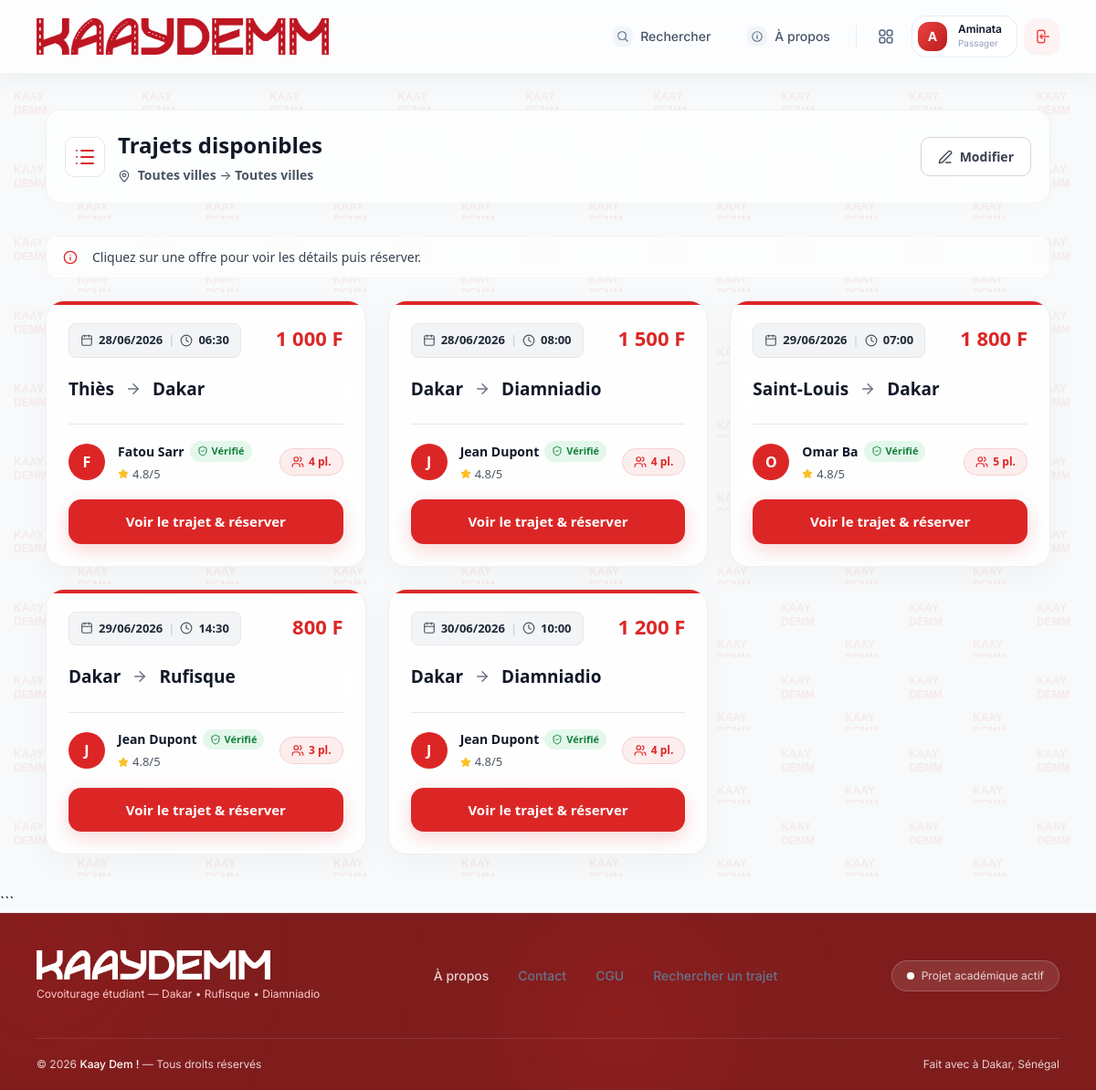
Page /public/trajets/resultats (signed in) on the committed database.
### tables this page shows
CREATE TABLE trajets (
    id INT AUTO_INCREMENT PRIMARY KEY,
    conducteur_id INT NOT NULL,
    vehicule_id INT NOT NULL,
    ville_depart VARCHAR(100) NOT NULL,
    point_depart VARCHAR(150) NULL,
    ville_arrivee VARCHAR(100) NOT NULL,
    point_arrivee VARCHAR(150) NULL,
    date_trajet DATE NOT NULL,
    heure_depart TIME NOT NULL,
    prix_par_place DECIMAL(10, 2) NOT NULL,
    places_disponibles INT NOT NULL,
    places_totales INT NOT NULL,
    description TEXT NULL,
    climatisation BOOLEAN DEFAULT FALSE,
    musique BOOLEAN DEFAULT TRUE,
    fumeur BOOLEAN DEFAULT FALSE,
    statut ENUM('planifie', 'en_cours', 'termine', 'annule') DEFAULT 'planifie',
    date_creation DATETIME DEFAULT CURRENT_TIMESTAMP,
    FOREIGN KEY (conducteur_id) REFERENCES utilisateurs(id) ON DELETE CASCADE,
    FOREIGN KEY (vehicule_id) REFERENCES vehicules(id) ON DELETE RESTRICT
);

CREATE TABLE utilisateurs (
    id INT AUTO_INCREMENT PRIMARY KEY,
    nom VARCHAR(100) NOT NULL,
    prenom VARCHAR(100) NOT NULL,
    email VARCHAR(150) NOT NULL UNIQUE,
    telephone VARCHAR(20) NOT NULL,
    mot_de_passe VARCHAR(255) NOT NULL,
    photo_profil VARCHAR(255) DEFAULT 'default-avatar.png',
    role ENUM('passager', 'conducteur', 'admin') DEFAULT 'passager',
    est_conducteur_valide BOOLEAN DEFAULT FALSE,
    date_inscription DATETIME DEFAULT CURRENT_TIMESTAMP,
    statut ENUM('actif', 'suspendu') DEFAULT 'actif'
);

### app/views/trajets/resultats.php (the view, shortened to what the rows shown need)
<div style="
    min-height: 100vh;
    padding: 40px 20px;
    box-sizing: border-box;
    background-color: #f7f9fa;
    background-repeat: repeat;
    font-family: system-ui, -apple-system, sans-serif;
">
    <div style="max-width: 1100px; margin: 0 auto;">
        <div class="page-header" style="display: flex; justify-content: space-between; align-items: center; margin-bottom: 35px; background: rgba(255,255,255,0.75); padding: 20px; border-radius: 16px; backdrop-filter: blur(8px); -webkit-backdrop-filter: blur(8px); border: 1px solid rgba(229,231,235,0.5); box-shadow: 0 4px 20px rgba(0,0,0,0.01);">
            <div class="page-title-group" style="display: flex; align-items: center; gap: 14px;">
                <div class="page-title-icon" style="background: white; border: 1px solid #e5e7eb; border-radius: 10px; width: 44px; height: 44px; display: flex; align-items: center; justify-content: center;">
                    <i data-lucide="list" width="24" height="24" style="color: #dc2626;"></i>
                </div>
                <div>
                    <h1 style="margin: 0; font-size: 24px; font-weight: 800; color: #111827;">Trajets disponibles</h1>
                    <p style="margin: 4px 0 0 0; color: #4b5563; font-size: 14px;">
                        <i data-lucide="map-pin" width="14" height="14" style="display:inline; margin-right:4px; vertical-align: middle;"></i>
                        <strong><?= htmlspecialchars($depart ?: 'Toutes villes') ?></strong> →
                        <strong><?= htmlspecialchars($arrivee ?: 'Toutes villes') ?></strong>
                    </p>
                </div>
            </div>
            <a href="<?= BASE_URL ?>trajets/recherche" class="btn btn-outline" style="display: inline-flex; align-items: center; gap: 8px; text-decoration: none; color: #374151; background: white; border: 1px solid #d1d5db; padding: 10px 18px; border-radius: 10px; font-weight: 600; font-size: 14px;">
                <i data-lucide="edit-3" width="16" height="16"></i> Modifier
            </a>
        </div>
        <?php if(empty($trajets)): ?>
            <div class="glass-panel" style="text-align: center; padding: 60px 20px; border-radius: 24px; background: rgba(255, 255, 255, 0.85); backdrop-filter: blur(12px); -webkit-backdrop-filter: blur(12px); border: 1px solid rgba(229,231,235,0.6); box-shadow: 0 10px 30px rgba(0,0,0,0.02);">
                <div style="width: 80px; height: 80px; background: #fee2e2; color: #dc2626; border-radius: 24px; display: flex; align-items: center; justify-content: center; margin: 0 auto 24px; transform: rotate(10deg);">
                    <i data-lucide="frown" width="40" height="40"></i>
                </div>
                <h3 style="font-size: 24px; margin: 0 0 8px 0; font-weight: 700; color: #111827;">Aucun trajet trouvé</h3>
                <p style="color: #4b5563; margin-bottom: 24px; font-size: 15px;">Désolé, nous n'avons trouvé aucun trajet correspondant à vos critères pour le moment.</p>
                <a href="<?= BASE_URL ?>trajets/recherche" class="btn btn-primary" style="display: inline-flex; align-items: center; gap: 8px; text-decoration: none; background: #dc2626; color: white; padding: 12px 24px; border-radius: 12px; font-weight: 700; box-shadow: 0 4px 14px rgba(220,38,38,0.3);">
                    <i data-lucide="search" width="18" height="18"></i> Nouvelle recherche
                </a>
            </div>
        <?php else: ?>
            <div style="margin-bottom: 24px; color: #374151; font-size: 14px; display: flex; flex-wrap: wrap; gap: 16px; align-items: center; background: rgba(255,255,255,0.65); padding: 12px 18px; border-radius: 12px; backdrop-filter: blur(6px); border: 1px solid rgba(229,231,235,0.4);">
                <i data-lucide="info" width="16" height="16" style="color: #dc2626;"></i>
                Cliquez sur une offre pour voir les détails puis réserver.
            </div>
            <div style="display: grid; grid-template-columns: repeat(auto-fill, minmax(320px, 1fr)); gap: 24px;">
                <?php foreach($trajets as $trajet): ?>
                    <div class="glass-panel" style="padding: 24px; display: flex; flex-direction: column; cursor: pointer; position: relative; overflow: hidden; border-radius: 20px; background: rgba(255, 255, 255, 0.85); backdrop-filter: blur(14px); -webkit-backdrop-filter: blur(14px); border: 1px solid rgba(229,231,235,0.6); box-shadow: 0 10px 30px rgba(0,0,0,0.03); transition: transform 0.2s ease, box-shadow 0.2s ease;" onclick="window.location='<?= BASE_URL ?>trajets/detail/<?= $trajet->id ?>'" onmouseover="this.style.transform='translateY(-4px)'; this.style.boxShadow='0 15px 35px rgba(0,0,0,0.06)';" onmouseout="this.style.transform='translateY(0)'; this.style.boxShadow='0 10px 30px rgba(0,0,0,0.03)';">
                        <div style="position: absolute; top: 0; left: 0; right: 0; height: 4px; background: #dc2626;"></div>
                        <div style="display: flex; justify-content: space-between; align-items: flex-start; margin-bottom: 20px;">
                            <div style="background: #f3f4f6; padding: 8px 12px; border-radius: 8px; font-weight: 600; font-size: 13px; color: #1f2937; display: flex; align-items: center; gap: 6px; border: 1px solid #e5e7eb;">
                                <i data-lucide="calendar" width="14" height="14" style="color:#4b5563;"></i> <?= date('d/m/Y', strtotime($trajet->date_trajet)) ?>
                                <span style="color:#d1d5db;">|</span>
                                <i data-lucide="clock" width="14" height="14" style="color:#4b5563;"></i> <?= substr($trajet->heure_depart, 0, 5) ?>
                            </div>
                            <div style="font-weight: 800; font-size: 22px; color: #dc2626;">
                                <?= number_format($trajet->prix_par_place, 0, ',', ' ') ?> F
                            </div>
                        </div>
                        <div style="font-weight: 700; font-size: 19px; margin-bottom: 24px; color: #111827; display: flex; align-items: center; gap: 12px;">
                            <?= htmlspecialchars($trajet->ville_depart) ?>
                            <i data-lucide="arrow-right" style="color:#6b7280;" width="18" height="18"></i>
                            <?= htmlspecialchars($trajet->ville_arrivee) ?>
                        </div>
                        <div style="display: flex; align-items: center; gap: 14px; margin-top: auto; padding-top: 18px; border-top: 1px solid #e5e7eb;">
                            <div style="width:40px; height:40px; font-size: 16px; background: #dc2626; color: white; border-radius: 50%; display: flex; align-items: center; justify-content: center; font-weight: 700;">
                                <?= strtoupper(substr($trajet->conducteur_prenom, 0, 1)) ?>
                            </div>
                            <div style="flex: 1;">
                                <div style="font-weight: 700; font-size: 14px; color: #111827; display:flex; align-items:center; gap:6px; flex-wrap:wrap;">
                                    <?= htmlspecialchars($trajet->conducteur_prenom . ' ' . $trajet->conducteur_nom) ?>
                                    <span style="display:inline-flex; align-items:center; gap:4px; font-size: 11px; font-weight: 700; padding: 3px 8px; border-radius: 999px; background: rgba(34,197,94,0.12); color: #15803d;">
                                        <i data-lucide="shield-check" width="12" height="12"></i> Vérifié
                                    </span>
                                </div>
                                <div style="font-size: 13px; color: #4b5563; display:flex; align-items:center; gap:4px; margin-top: 4px;">
                                    <i data-lucide="star" width="12" height="12" style="color:#fbbf24; fill:#fbbf24;"></i> 4.8/5
                                </div>
                            </div>
                            <div style="background: rgba(220,38,38,0.08); color: #dc2626; font-size: 12px; font-weight: 700; padding: 5px 12px; border-radius: 50px; display:flex; align-items:center; gap:5px; border: 1px solid rgba(220,38,38,0.15);">
                                <i data-lucide="users" width="14" height="14"></i> <?= $trajet->places_disponibles ?> pl.
                            </div>
                        </div>
                        <button type="button"
                            style="margin-top: 18px; width: 100%; border: 0; border-radius: 14px; background: #dc2626; color: white; padding: 13px 14px; font-weight: 700; font-size: 15px; cursor: pointer; box-shadow: 0 6px 20px rgba(220, 38, 38, 0.2); transition: background 0.2s;"
                            onmouseover="this.style.background='#b91c1c'"
                            onmouseout="this.style.background='#dc2626'"
                            onclick="event.stopPropagation(); window.location='<?= BASE_URL ?>trajets/detail/<?= $trajet->id ?>'">
                            Voir le trajet & réserver
                        </button>
                    </div>
                <?php endforeach; ?>
            </div>
        <?php endif; ?>
    </div>
</div>
```

### app/core/Router.php (shortened to what the rows shown need)
<?php
class Router {
    protected $routes = [];
    public function add($method, $uri, $controller, $action) {
        $uriPattern = preg_replace('/\{([a-zA-Z0-9_]+)\}/', '(?P<\1>[a-zA-Z0-9_-]+)', $uri);
        $uriPattern = '#^' . $uriPattern . '$#';
        $this->routes[] = [
            'method' => strtoupper($method),
            'uri' => $uri,
            'pattern' => $uriPattern,
            'controller' => $controller,
            'action' => $action
        ];
    }
    public function dispatch($uri, $method) {
        if (!empty($_GET['url'])) {
            $uri = '/' . trim($_GET['url'], '/');
        } else {
            $uri = parse_url($uri, PHP_URL_PATH);
        }
        $uri = '/' . trim($uri, '/');
        $uri = $uri === '/' ? '/' : $uri;
        foreach ($this->routes as $route) {
            if ($route['method'] === $method && preg_match($route['pattern'], $uri, $matches)) {
                $action = $route['action'];
                $controller = new $controllerClass();
                $params = [];
                call_user_func_array([$controller, $action], $params);
                return;
            }
        }
    }
}

### rows in the picture
trajets: date_trajet "28/06/2026", heure_depart "06:30", prix_par_place "1 000", ville_depart "Thiès", ville_arrivee "Dakar", conducteur.prenom "F", conducteur.nom "Fatou Sarr", places_disponibles "4"
trajets: date_trajet "28/06/2026", heure_depart "08:00", prix_par_place "1 500", ville_depart "Dakar", ville_arrivee "Diamniadio", conducteur.prenom "J", conducteur.nom "Jean Dupont", places_disponibles "4", $trajet->id 1 (drawn)
trajets: date_trajet "29/06/2026", heure_depart "07:00", prix_par_place "1 800", ville_depart "Saint-Louis", ville_arrivee "Dakar", conducteur.prenom "O", conducteur.nom "Omar Ba", places_disponibles "5"
trajets: date_trajet "29/06/2026", heure_depart "14:30", prix_par_place "800", ville_depart "Dakar", ville_arrivee "Rufisque", conducteur.prenom "J", conducteur.nom "Jean Dupont", places_disponibles "3"
trajets: date_trajet "30/06/2026", heure_depart "10:00", prix_par_place "1 200", ville_depart "Dakar", ville_arrivee "Diamniadio", conducteur.prenom "J", conducteur.nom "Jean Dupont", places_disponibles "4"
